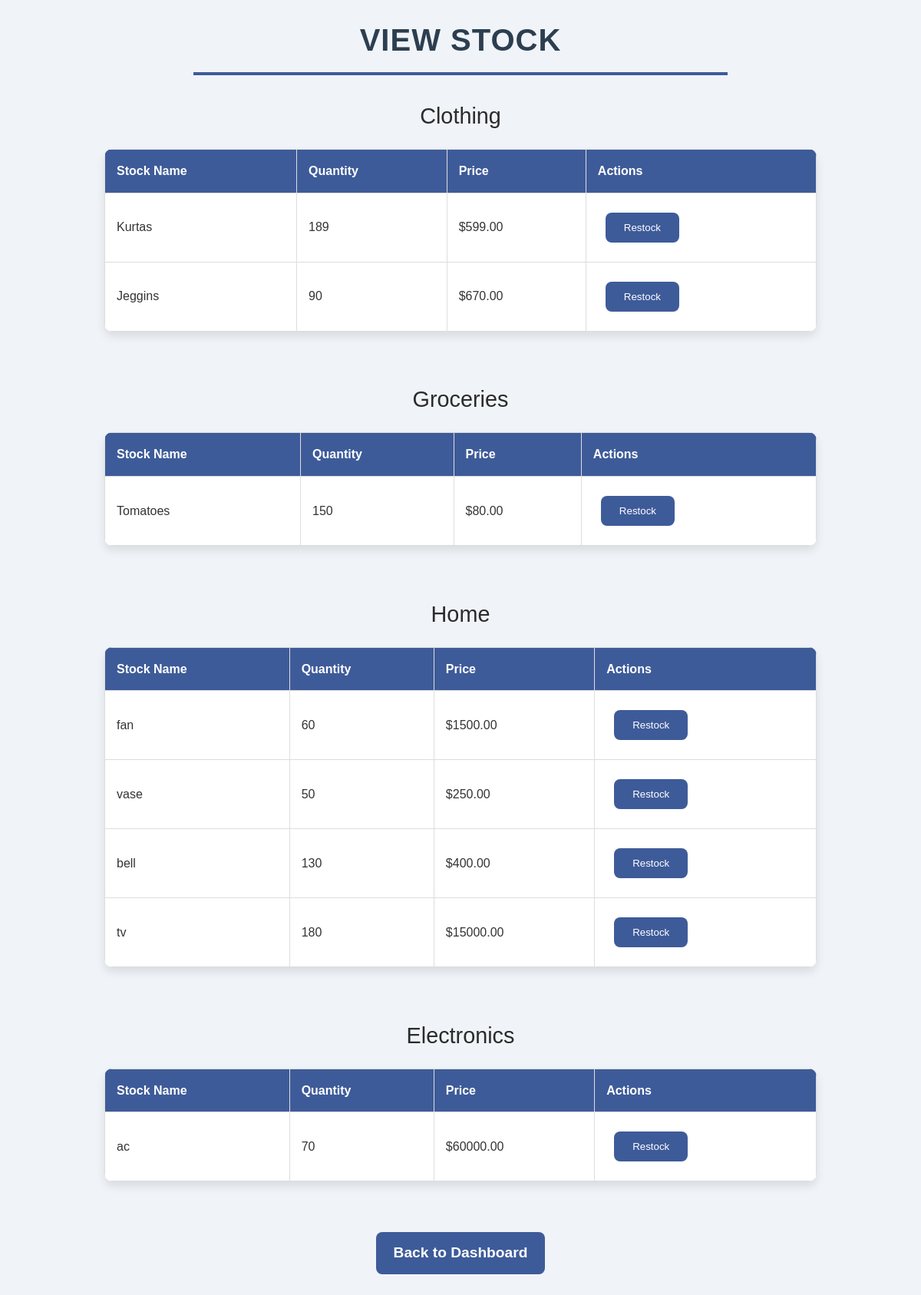
Page /view_stock/ (signed in) on the committed database.
### stock/models.py (models this page shows, shortened)
class Stock(models.Model):
    name = models.CharField(max_length=100, unique=True)  # Stock name
    quantity = models.PositiveIntegerField()              # Quantity available
    price = models.DecimalField(max_digits=10, decimal_places=2)  # Price per unit
    date_added = models.DateTimeField(auto_now_add=True)
    category = models.CharField(max_length=100)
    low_stock_threshold = models.PositiveIntegerField(default=10)

### stock/views.py (the view)
# urls.py: path('view_stock/', views.view_stock, name='view_stock'),
@login_required
def view_stock(request):
    stocks = Stock.objects.all()
    categorized_stocks = {}
    for stock in stocks:
        if stock.category not in categorized_stocks:
            categorized_stocks[stock.category] = []
        categorized_stocks[stock.category].append(stock)
    return render(request, 'stock/view_stock.html', {'categorized_stocks': categorized_stocks})

### stock/templates/stock/view_stock.html (shortened to what this page needs)
{% load static %}
<!DOCTYPE html>
<html lang="en">
<head>
    <link rel="stylesheet" href="{% static 'css/view_stock.css' %}">
</head>
<body>
    <h1>View Stock</h1>
    {% if categorized_stocks %}
        {% for category, stocks in categorized_stocks.items %}
            <div class="category">{{ category }}</div>
            <table>
                <thead>
                    <tr>
                        <th>Stock Name</th>
                        <th>Quantity</th>
                        <th>Price</th>
                        <th>Actions</th>
                    </tr>
                </thead>
                <tbody>
                    {% for stock in stocks %}
                    <tr>
                        <td>{{ stock.name }}</td>
                        <td>{{ stock.quantity }}</td>
                        <td>${{ stock.price|floatformat:2 }}</td>
                        <td>
                            <button class="button" onclick="restockItem('{{ stock.name|escapejs }}')">Restock</button>
                        </td>
                    </tr>
                    {% endfor %}
                </tbody>
            </table>
            <br>
        {% endfor %}
    {% else %}
        <p>No stock available.</p>
    {% endif %}
    <a class="button back-button" href="{% url 'admin_dashboard' %}">Back to Dashboard</a>
</body>
</html>

### static/css/view_stock.css (style rules this page uses)
* { margin: 0; padding: 0; box-sizing: border-box; }
body { font-family: 'Poppins', sans-serif; background-color: #f0f4f8; color: #333; line-height: 1.6; padding: 20px; }
h1 { text-align: center; color: #2c3e50; font-size: 2.5rem; margin-bottom: 30px; text-transform: uppercase; letter-spacing: 1px; position: relative; }
h1::after { content: ""; display: block; height: 4px; width: 60%; background: #3E5B99; margin: 10px auto; }
.category { font-size: 1.8em; color: #2b2b2b; margin: 20px 0 10px; text-align: center; }
table { width: 80%; margin: 20px auto; border-collapse: collapse; box-shadow: 0 6px 12px rgba(0, 0, 0, 0.1); background-color: #ffffff; border-radius: 10px; overflow: hidden; }
th, td { padding: 15px; text-align: left; border: 1px solid #ddd; }
th { background-color: #3E5B99; color: white; font-weight: bold; }
.button { padding: 12px 24px; margin: 10px; border: none; border-radius: 8px; background-color: #3E5B99; color: white; cursor: pointer; transition: background-color 0.3s, transform 0.2s; }
.back-button { display: block; width: 220px; margin: 20px auto; text-align: center; font-size: 1.2em; font-weight: bold; text-decoration: none; background-color: #3E5B99; color: white; border-radius: 8px; padding: 12px; }

### rows in the picture
Stock: category "Clothing", name "Kurtas", quantity "189", price "599.00"
Stock: name "Jeggins", quantity "90", price "670.00"
Stock: category "Groceries", name "Tomatoes", quantity "150", price "80.00"
Stock: category "Home", name "fan", quantity "60", price "1500.00"
Stock: name "vase", quantity "50", price "250.00"
Stock: name "bell", quantity "130", price "400.00"
Stock: name "tv", quantity "180", price "15000.00"
Stock: category "Electronics", name "ac", quantity "70", price "60000.00"
